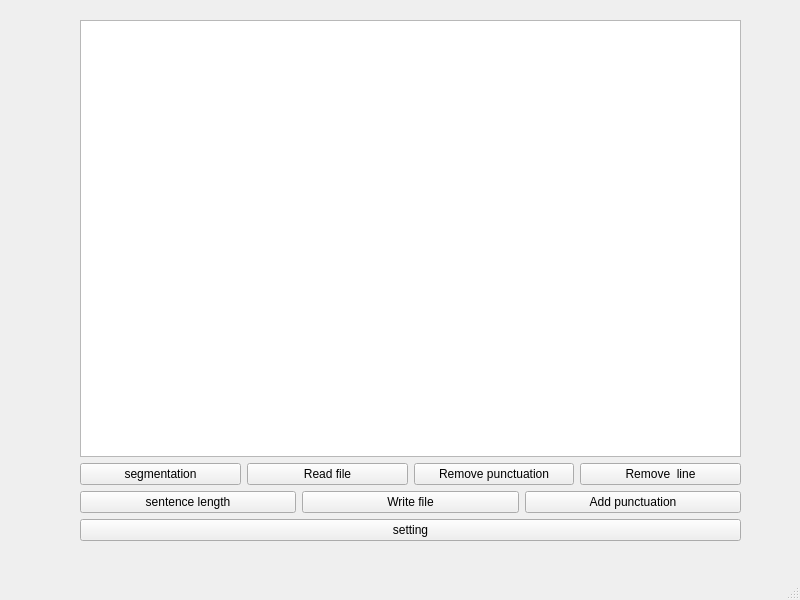
<?xml version="1.0" encoding="UTF-8"?>
<ui version="4.0">
 <class>MainWindow</class>
 <widget class="QMainWindow" name="MainWindow">
  <property name="geometry">
   <rect>
    <x>0</x>
    <y>0</y>
    <width>800</width>
    <height>600</height>
   </rect>
  </property>
  <property name="windowTitle">
   <string>MainWindow</string>
  </property>
  <widget class="QWidget" name="centralwidget">
   <widget class="QWidget" name="layoutWidget">
    <property name="geometry">
     <rect>
      <x>80</x>
      <y>20</y>
      <width>661</width>
      <height>521</height>
     </rect>
    </property>
    <layout class="QVBoxLayout" name="verticalLayout_3">
     <item>
      <layout class="QVBoxLayout" name="verticalLayout_2">
       <item>
        <widget class="QPlainTextEdit" name="plainTextEdit"/>
       </item>
       <item>
        <layout class="QVBoxLayout" name="verticalLayout">
         <item>
          <layout class="QHBoxLayout" name="horizontalLayout_2">
           <item>
            <widget class="QPushButton" name="pushButton_seg">
             <property name="text">
              <string>segmentation</string>
             </property>
            </widget>
           </item>
           <item>
            <widget class="QPushButton" name="pushButton_read">
             <property name="text">
              <string>Read file</string>
             </property>
            </widget>
           </item>
           <item>
            <widget class="QPushButton" name="pushButton_rem_p">
             <property name="text">
              <string>Remove punctuation</string>
             </property>
            </widget>
           </item>
           <item>
            <widget class="QPushButton" name="pushButton_rem_l">
             <property name="text">
              <string>Remove  line</string>
             </property>
            </widget>
           </item>
          </layout>
         </item>
         <item>
          <layout class="QHBoxLayout" name="horizontalLayout">
           <item>
            <widget class="QPushButton" name="pushButton_len">
             <property name="text">
              <string>sentence length</string>
             </property>
            </widget>
           </item>
           <item>
            <widget class="QPushButton" name="pushButton_write">
             <property name="text">
              <string>Write file</string>
             </property>
            </widget>
           </item>
           <item>
            <widget class="QPushButton" name="pushButton_add_p">
             <property name="text">
              <string>Add punctuation</string>
             </property>
            </widget>
           </item>
          </layout>
         </item>
        </layout>
       </item>
      </layout>
     </item>
     <item>
      <widget class="QPushButton" name="pushButton_set">
       <property name="text">
        <string>setting</string>
       </property>
      </widget>
     </item>
    </layout>
   </widget>
  </widget>
  <widget class="QStatusBar" name="statusbar"/>
  <widget class="QMenuBar" name="menubar">
   <property name="geometry">
    <rect>
     <x>0</x>
     <y>0</y>
     <width>800</width>
     <height>22</height>
    </rect>
   </property>
  </widget>
 </widget>
 <resources/>
 <connections/>
</ui>
